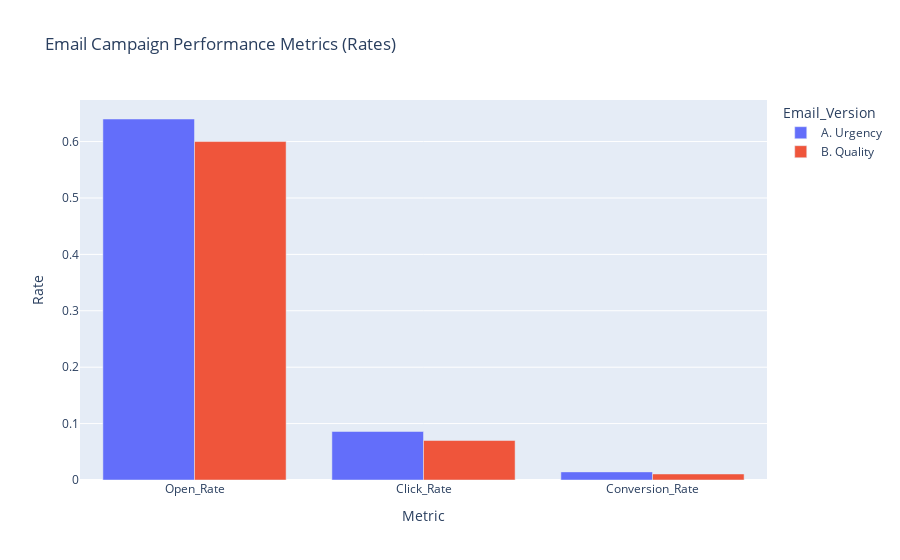
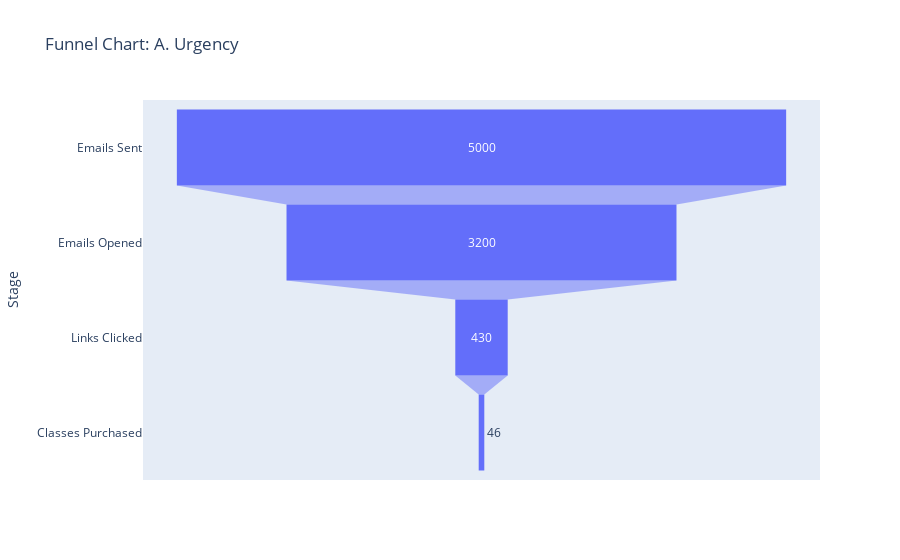
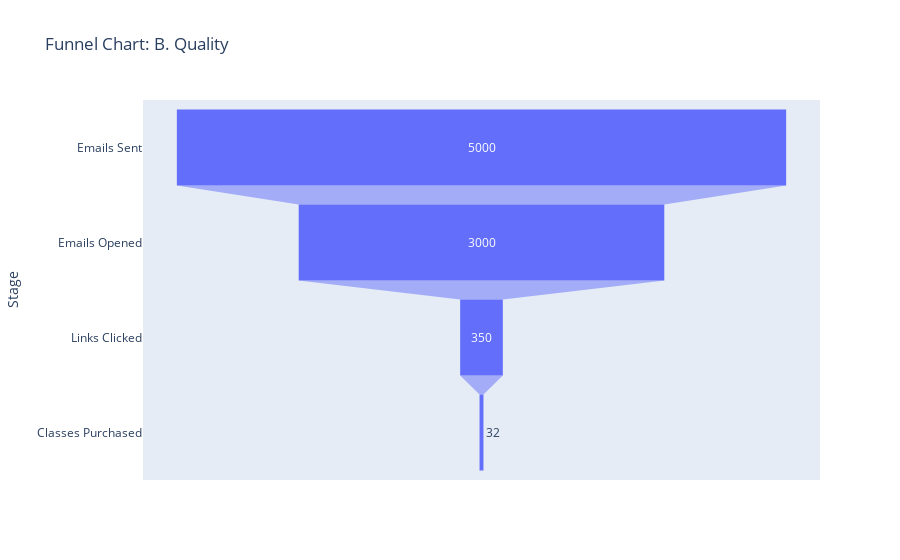
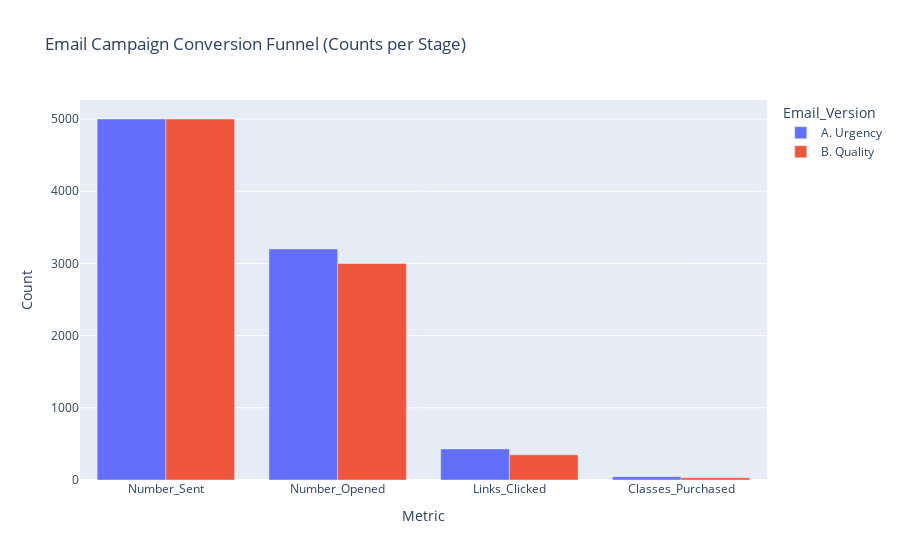

Notebook code cell kept with these figures, in order:
### Code cell
import pandas as pd
import plotly.express as px

# Data as provided in the CSV
data = {
    "Email_Version": ["A. Urgency", "B. Quality"],
    "Number_Sent": [5000, 5000],
    "Number_Opened": [3200, 3000],
    "Links_Clicked": [430, 350],
    "Classes_Purchased": [46, 32]
}

df = pd.DataFrame(data)

# Calculate the key metrics
df["Open_Rate"] = df["Number_Opened"] / df["Number_Sent"]
df["Click_Rate"] = df["Links_Clicked"] / df["Number_Sent"]
df["Conversion_Rate"] = df["Classes_Purchased"] / df["Number_Opened"]

# Option 1: Grouped Bar Chart for Rates
df_rates = df[['Email_Version', 'Open_Rate', 'Click_Rate', 'Conversion_Rate']]
df_rates_long = df_rates.melt(id_vars='Email_Version', var_name='Metric', value_name='Rate')

fig1 = px.bar(
    df_rates_long,
    x='Metric',
    y='Rate',
    color='Email_Version',
    barmode='group',
    title='Email Campaign Performance Metrics (Rates)'
)
fig1.show()

# Option 2: Funnel Charts for Each Group
# Create a DataFrame representing stages of the funnel
df_funnel = pd.DataFrame({
    "Stage": ["Emails Sent", "Emails Opened", "Links Clicked", "Classes Purchased"],
    "A. Urgency": [5000, 3200, 430, 46],
    "B. Quality": [5000, 3000, 350, 32]
})

# Funnel chart for A. Urgency
fig2 = px.funnel(
    df_funnel,
    x="A. Urgency",
    y="Stage",
    title='Funnel Chart: A. Urgency'
)
fig2.show()

# Funnel chart for B. Quality
fig3 = px.funnel(
    df_funnel,
    x="B. Quality",
    y="Stage",
    title='Funnel Chart: B. Quality'
)
fig3.show()

# Option 3: Grouped Bar Chart for Count Comparisons at Each Stage
df_counts = df[['Email_Version', 'Number_Sent', 'Number_Opened', 'Links_Clicked', 'Classes_Purchased']]
df_counts_long = df_counts.melt(id_vars='Email_Version', var_name='Metric', value_name='Count')

fig4 = px.bar(
    df_counts_long,
    x='Metric',
    y='Count',
    color='Email_Version',
    barmode='group',
    title='Email Campaign Conversion Funnel (Counts per Stage)'
)
fig4.show()

### Figure 1 — Plotly figure (JSON) as saved in the notebook; plotly's stock layout.template omitted (floating-point values rounded to 4 significant figures)
{"data": [{"alignmentgroup": "True", "hovertemplate": "Email_Version=A. Urgency<br>Metric=%{x}<br>Rate=%{y}<extra></extra>", "legendgroup": "A. Urgency", "marker": {"color": "#636efa", "pattern": {"shape": ""}}, "name": "A. Urgency", "offsetgroup": "A. Urgency", "orientation": "v", "showlegend": true, "textposition": "auto", "type": "bar", "x": ["Open_Rate", "Click_Rate", "Conversion_Rate"], "xaxis": "x", "y": [0.64, 0.086, 0.01438], "yaxis": "y"}, {"alignmentgroup": "True", "hovertemplate": "Email_Version=B. Quality<br>Metric=%{x}<br>Rate=%{y}<extra></extra>", "legendgroup": "B. Quality", "marker": {"color": "#EF553B", "pattern": {"shape": ""}}, "name": "B. Quality", "offsetgroup": "B. Quality", "orientation": "v", "showlegend": true, "textposition": "auto", "type": "bar", "x": ["Open_Rate", "Click_Rate", "Conversion_Rate"], "xaxis": "x", "y": [0.6, 0.07, 0.01067], "yaxis": "y"}], "layout": {"barmode": "group", "legend": {"title": {"text": "Email_Version"}, "tracegroupgap": 0}, "title": {"text": "Email Campaign Performance Metrics (Rates)"}, "xaxis": {"anchor": "y", "domain": [0, 1], "title": {"text": "Metric"}}, "yaxis": {"anchor": "x", "domain": [0, 1], "title": {"text": "Rate"}}}}

### Figure 2 — Plotly figure (JSON) as saved in the notebook; plotly's stock layout.template omitted (floating-point values rounded to 4 significant figures)
{"data": [{"hovertemplate": "A. Urgency=%{x}<br>Stage=%{y}<extra></extra>", "legendgroup": "", "marker": {"color": "#636efa"}, "name": "", "orientation": "h", "showlegend": false, "type": "funnel", "x": [5000, 3200, 430, 46], "xaxis": "x", "y": ["Emails Sent", "Emails Opened", "Links Clicked", "Classes Purchased"], "yaxis": "y"}], "layout": {"legend": {"tracegroupgap": 0}, "title": {"text": "Funnel Chart: A. Urgency"}, "xaxis": {"anchor": "y", "domain": [0, 1], "title": {"text": "A. Urgency"}}, "yaxis": {"anchor": "x", "domain": [0, 1], "title": {"text": "Stage"}}}}

### Figure 3 — Plotly figure (JSON) as saved in the notebook; plotly's stock layout.template omitted (floating-point values rounded to 4 significant figures)
{"data": [{"hovertemplate": "B. Quality=%{x}<br>Stage=%{y}<extra></extra>", "legendgroup": "", "marker": {"color": "#636efa"}, "name": "", "orientation": "h", "showlegend": false, "type": "funnel", "x": [5000, 3000, 350, 32], "xaxis": "x", "y": ["Emails Sent", "Emails Opened", "Links Clicked", "Classes Purchased"], "yaxis": "y"}], "layout": {"legend": {"tracegroupgap": 0}, "title": {"text": "Funnel Chart: B. Quality"}, "xaxis": {"anchor": "y", "domain": [0, 1], "title": {"text": "B. Quality"}}, "yaxis": {"anchor": "x", "domain": [0, 1], "title": {"text": "Stage"}}}}

### Figure 4 — Plotly figure (JSON) as saved in the notebook; plotly's stock layout.template omitted (floating-point values rounded to 4 significant figures)
{"data": [{"alignmentgroup": "True", "hovertemplate": "Email_Version=A. Urgency<br>Metric=%{x}<br>Count=%{y}<extra></extra>", "legendgroup": "A. Urgency", "marker": {"color": "#636efa", "pattern": {"shape": ""}}, "name": "A. Urgency", "offsetgroup": "A. Urgency", "orientation": "v", "showlegend": true, "textposition": "auto", "type": "bar", "x": ["Number_Sent", "Number_Opened", "Links_Clicked", "Classes_Purchased"], "xaxis": "x", "y": [5000, 3200, 430, 46], "yaxis": "y"}, {"alignmentgroup": "True", "hovertemplate": "Email_Version=B. Quality<br>Metric=%{x}<br>Count=%{y}<extra></extra>", "legendgroup": "B. Quality", "marker": {"color": "#EF553B", "pattern": {"shape": ""}}, "name": "B. Quality", "offsetgroup": "B. Quality", "orientation": "v", "showlegend": true, "textposition": "auto", "type": "bar", "x": ["Number_Sent", "Number_Opened", "Links_Clicked", "Classes_Purchased"], "xaxis": "x", "y": [5000, 3000, 350, 32], "yaxis": "y"}], "layout": {"barmode": "group", "legend": {"title": {"text": "Email_Version"}, "tracegroupgap": 0}, "title": {"text": "Email Campaign Conversion Funnel (Counts per Stage)"}, "xaxis": {"anchor": "y", "domain": [0, 1], "title": {"text": "Metric"}}, "yaxis": {"anchor": "x", "domain": [0, 1], "title": {"text": "Count"}}}}
